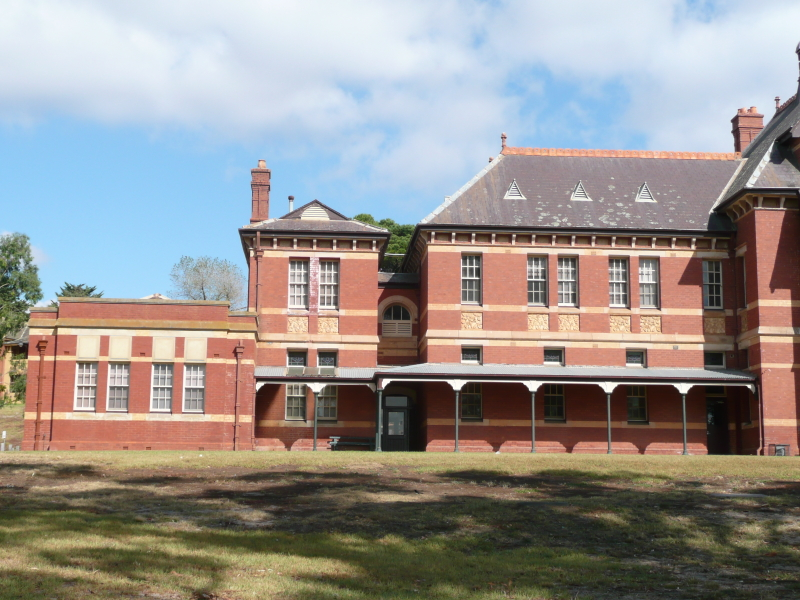
#> input picture lab10/budynek1.jpg, 800 x 600 px
$ python Harris.py   (older library calls are emulated)
#> lines starting #> are read from the running program, lines starting #| are printed output that depends on the picture; after the words box and inside, x2 and y2 are one past the last pixel; in counts of white or black regions, pixels touching at a corner belong together
#!/usr/bin/python
# -*- coding: utf-8 -*-
import cv2
import matplotlib.pyplot as plt
import numpy as np
import scipy.ndimage.filters as filters


def find_max(image, size, threshold) : # size - rozmiar maski filtramaksymalnego
    data_max = filters.maximum_filter(image, size)
    maxima = (image == data_max)
    diff = image > threshold
    maxima[diff == 0] = 0
    return np.nonzero(maxima)


def calcH(imgG, size):
    k = 0.05
    sobelx = cv2.Sobel(imgG, cv2.CV_32F, 1, 0, ksize=size)
    sobelxx_bG = sobelx*sobelx
    sobelxx = cv2.GaussianBlur(sobelxx_bG,(size, size), 0)
    sobely = cv2.Sobel(imgG, cv2.CV_32F, 0, 1, ksize=size)
    sobelyy_bG = sobely*sobely
    sobelyy = cv2.GaussianBlur(sobelyy_bG,(size, size), 0)
    sobelxy_bG = sobelx*sobely
    sobelxy = cv2.GaussianBlur(sobelxy_bG,(size, size), 0)

    detM = sobelxx * sobelyy - sobelxy**2
    traceM = sobelxx + sobelyy
    H = detM - k*traceM**2
    return H/H.max()


def draw_max(img, coord):
    plt.figure()
    plt.imshow(img)
    plt.plot(coord[1],coord[0],'*',color='r')


# img2 = cv2.imread('fontanna2.jpg')
# img1 = cv2.imread('fontanna1.jpg')
img1 = cv2.imread('budynek1.jpg')
#> img1 is the input picture: shape (600, 800, 3); mean B, G, R 142.7, 146.1, 151
img2 = cv2.imread('budynek2.jpg')
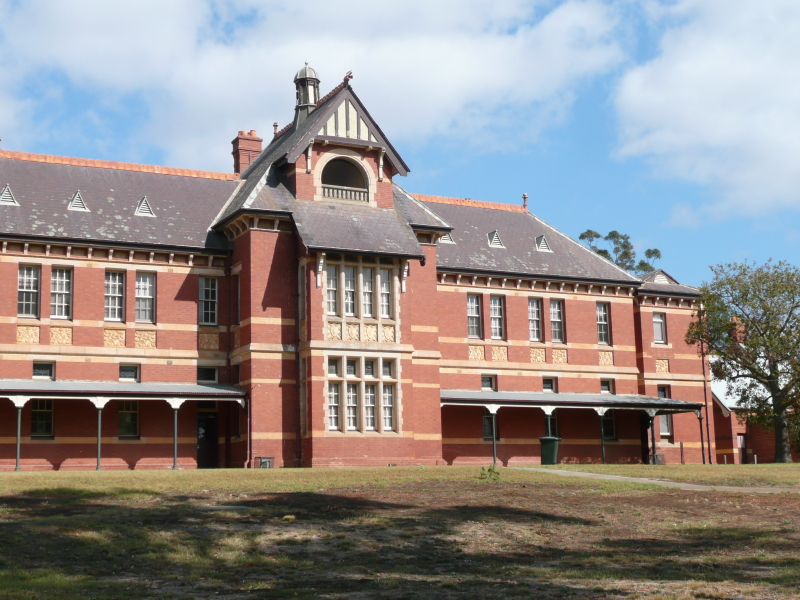
#> input picture lab10/budynek2.jpg, 800 x 600 px
#> img2 is the input picture: shape (600, 800, 3); mean B, G, R 138.5, 139.8, 145.8

img1G = cv2.cvtColor(img1, cv2.COLOR_BGR2GRAY)
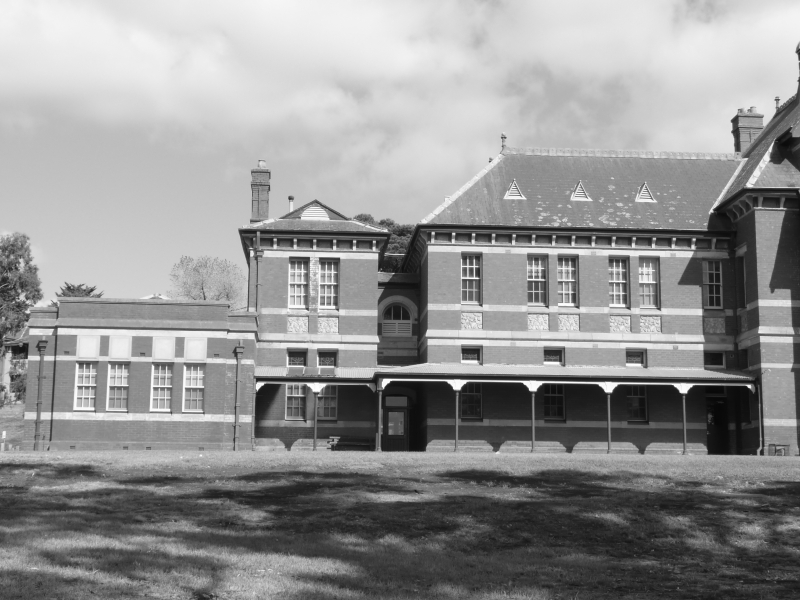
#> img1G: shape (600, 800); min 8, max 254, mean 147.2
img2G = cv2.cvtColor(img2, cv2.COLOR_BGR2GRAY)
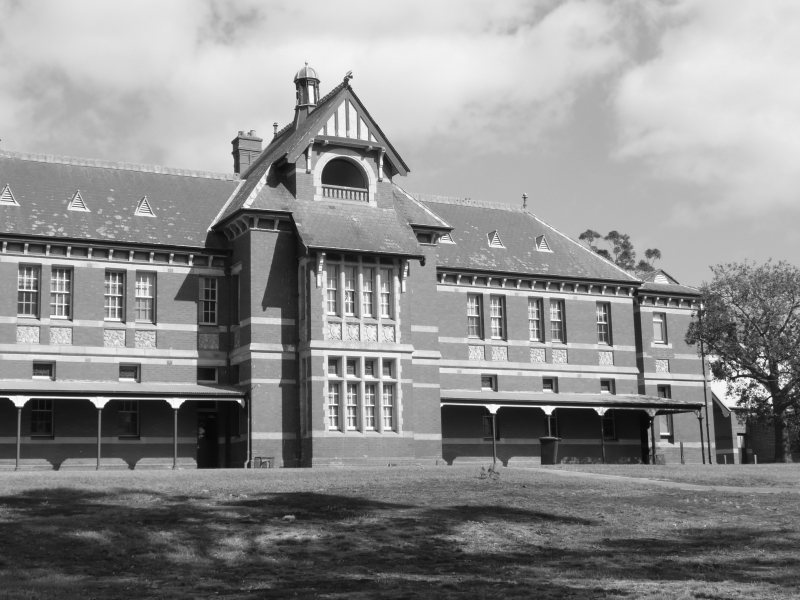
#> img2G: shape (600, 800); min 7, max 254, mean 141.5

ksize = 7
threshold = 0.3
img1_H = calcH(img1, ksize)
img2_H = calcH(img2, ksize)
#> call 2 of calcH, with size = 7
#> in calcH (call 2), `sobely = cv2.Sobel(imgG, cv2.CV_32F, 0, 1, ksize=size)`:
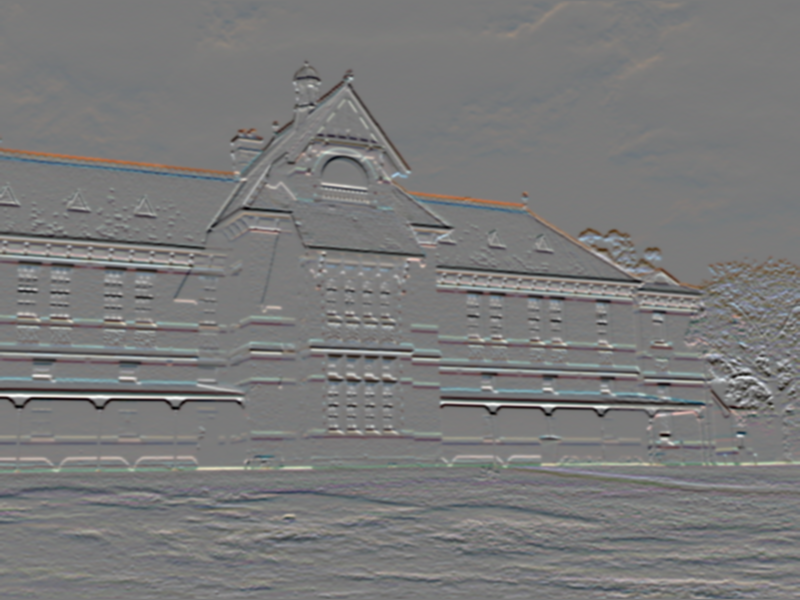
#> sobely: shape (600, 800, 3) float32; mean B, G, R -635.5, -525.3, -448.1; drawn with min black and max white
#> in calcH (call 2), `H = detM - k*traceM**2`:
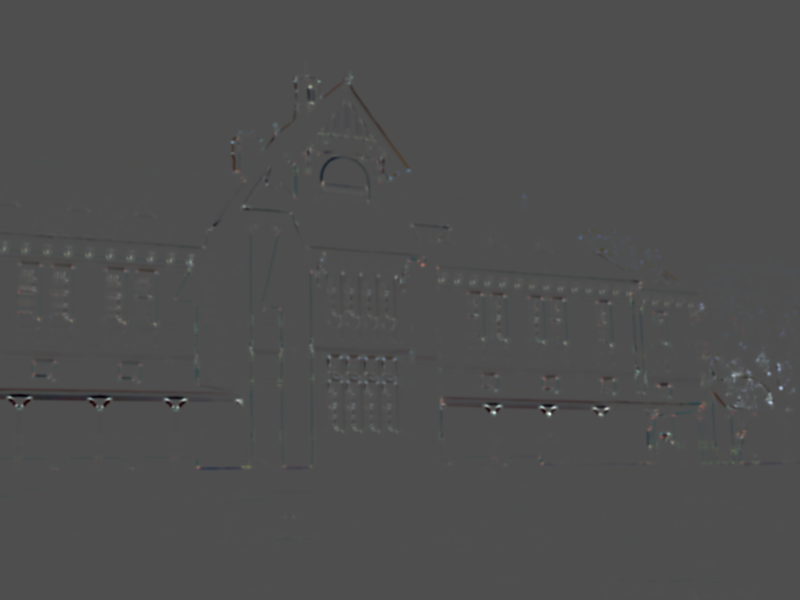
#> H: shape (600, 800, 3) float32; mean B, G, R 1.62e+15, 7.47e+14, -1.61e+15; drawn with min black and max white

max_img1 = find_max(img1_H, ksize, threshold)
#> in find_max, `maxima[diff == 0] = 0`: maxima: shape (600, 800, 3) bool; mean B, G, R 2.08e-05, 8.75e-05, 2.5e-05
max_img2 = find_max(img2_H, ksize, threshold)
#> call 2 of find_max, with size = 7, threshold = 0.3
#> in find_max (call 2), `maxima = (image == data_max)`:
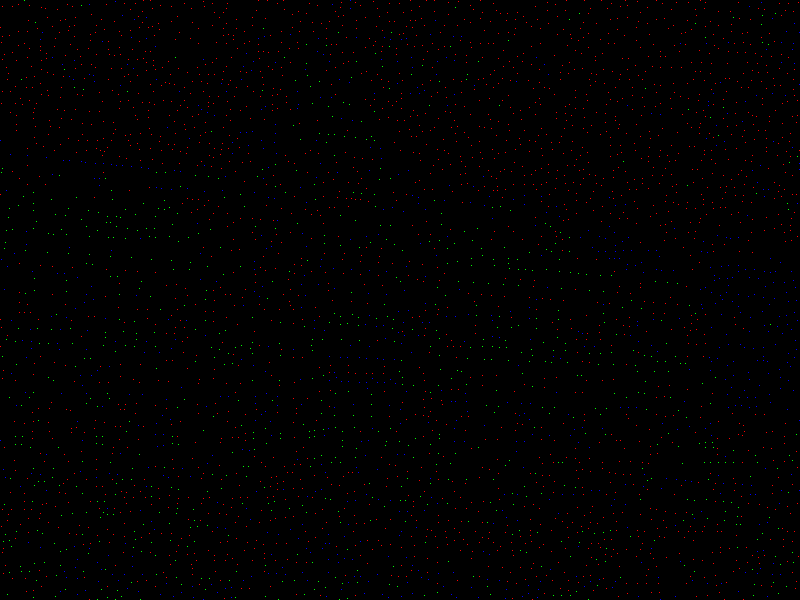
#> maxima: shape (600, 800, 3) bool; mean B, G, R 0.00179, 0.00169, 0.0048
#> in find_max (call 2), `maxima[diff == 0] = 0`: maxima: shape (600, 800, 3) bool; 0.82% of pixels changed, all inside (x1, y1, x2, y2) = (0, 0, 800, 600)

draw_max(img1, max_img1)
draw_max(img2, max_img2)
x = 10
plt.show()
#> figure, not shown here; B, G, R data is drawn as R, G, B
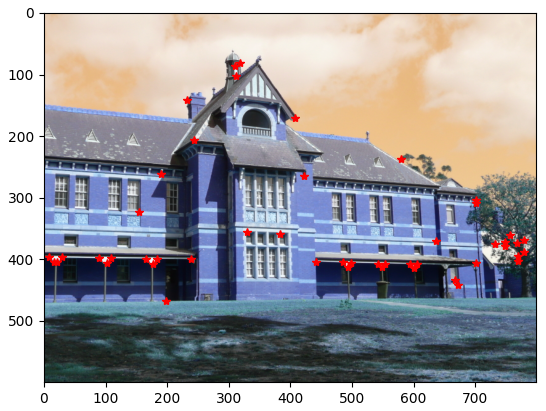
#> figure drawn by matplotlib, 1 panel; B, G, R data is drawn as R, G, B
